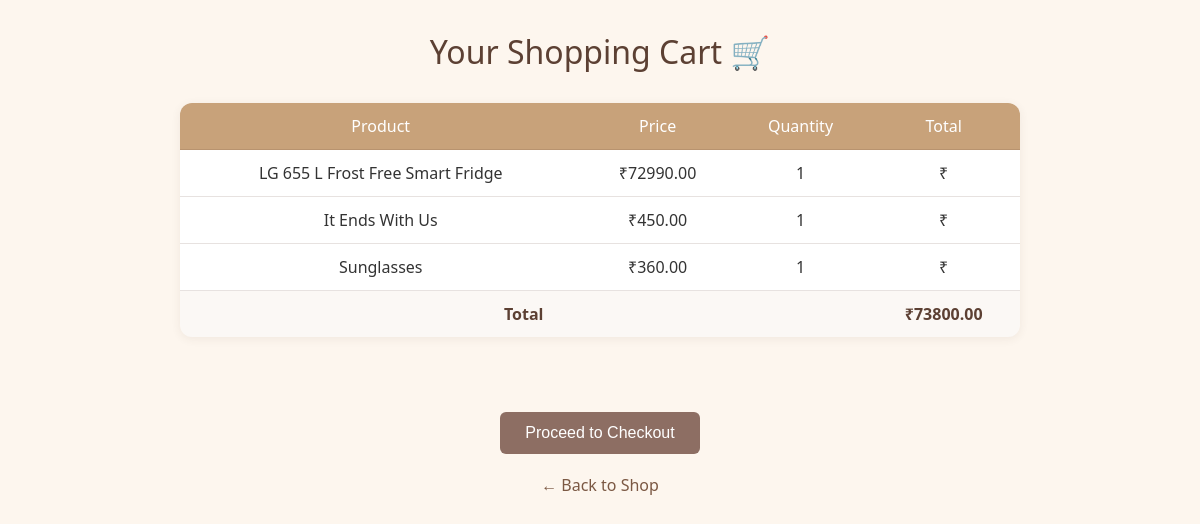
Page /cart/ (signed in) on the committed database.
### e_app/models.py (models this page shows, shortened)
class Cart(models.Model):
    user = models.ForeignKey(User, on_delete=models.CASCADE)
    product = models.ForeignKey('Product', on_delete=models.CASCADE)
    quantity = models.PositiveIntegerField(default=1)
    added_at = models.DateTimeField(auto_now_add=True)
    class Meta:
        unique_together = ('user', 'product')  # 1 product per user in cart

class Product(models.Model):
    CATEGORY_CHOICES = [
        ('electronics', 'Electronics'),
        ('fashion', 'Fashion'),
        ('grocery', 'Grocery'),
        ('books', 'Books'),
        ('footwear', 'Footwear'),
        ('bag', 'Bag'),
        ('other', 'Other'),
    ]
    seller = models.ForeignKey(User, on_delete=models.CASCADE)
    name = models.CharField(max_length=100)
    description = models.TextField()
    price = models.DecimalField(max_digits=10, decimal_places=2)
    image = models.ImageField(upload_to='products/', blank=True, null=True)
    category = models.CharField(max_length=50, choices=CATEGORY_CHOICES, default='other')
    created_at = models.DateTimeField(auto_now_add=True)

### e_app/views.py (the view)
# urls.py: path('cart/', views.cart, name='cart'),
@login_required
def cart(request):
    cart_items = Cart.objects.filter(user=request.user)
    total = sum(item.product.price * item.quantity for item in cart_items)
    return render(request, 'cart.html', {
        'cart_items': cart_items,
        'total': total
    })

### e_app/templates/cart.html (shortened to what this page needs)
<!DOCTYPE html>
<html lang="en">
<head>
</head>
<body>
    <h1>Your Shopping Cart 🛒</h1>
    {% if cart_items %}
        <table>
            <tr>
                <th>Product</th>
                <th>Price</th>
                <th>Quantity</th>
                <th>Total</th>
            </tr>
            {% for item in cart_items %}
            <tr>
                <td>{{ item.product.name }}</td>
                <td>₹{{ item.product.price }}</td>
                <td>{{ item.quantity }}</td>
                <td>₹{{ item.product.price|floatformat:2|add:item.quantity|floatformat:2 }}</td>
            </tr>
            {% endfor %}
            <tr class="total">
                <td colspan="3">Total</td>
                <td>₹{{ total }}</td>
            </tr>
        </table>
        <a href="{% url 'checkout' %}">
            <button class="checkout-btn">Proceed to Checkout</button>
        </a>
    {% else %}
        <p>Your cart is empty.</p>
    {% endif %}
    <br>
    <a href="{% url 'customer' %}">← Back to Shop</a>
</body>
</html>

### e_app/templates/cart.html (style rules this page uses)
body { font-family: 'Segoe UI', sans-serif; background: #fdf6ee; color: #333; text-align: center; margin: 0; padding: 0; }
h1 { margin-top: 30px; color: #5c4033; font-weight: 500; }
table { margin: 30px auto; border-collapse: collapse; width: 70%; background: #ffffff; box-shadow: 0 2px 10px rgba(92, 64, 51, 0.08); border-radius: 12px; overflow: hidden; }
th, td { padding: 12px; border-bottom: 1px solid rgba(92, 64, 51, 0.15); }
th { background: #c8a27a; color: white; font-weight: 500; }
tr:last-child td { border-bottom: none; }
.total td { font-weight: 600; color: #5c4033; background: rgba(200, 162, 122, 0.08); }
.checkout-btn { margin-top: 25px; padding: 12px 25px; background: #8d6e63; color: white; border: none; border-radius: 6px; cursor: pointer; font-size: 16px; transition: 0.2s; }
a { text-decoration: none; color: #7b5843; font-weight: 500; display: inline-block; margin-top: 20px; transition: 0.2s; }

### rows in the picture
Cart: product.name "LG 655 L Frost Free Smart Fridge", product.price "72990.00", quantity "1"
Cart: product.name "It Ends With Us", product.price "450.00", quantity "1"
Cart: product.name "Sunglasses", product.price "360.00", quantity "1"

### other values in the picture
{{ total }} "73800.00"
